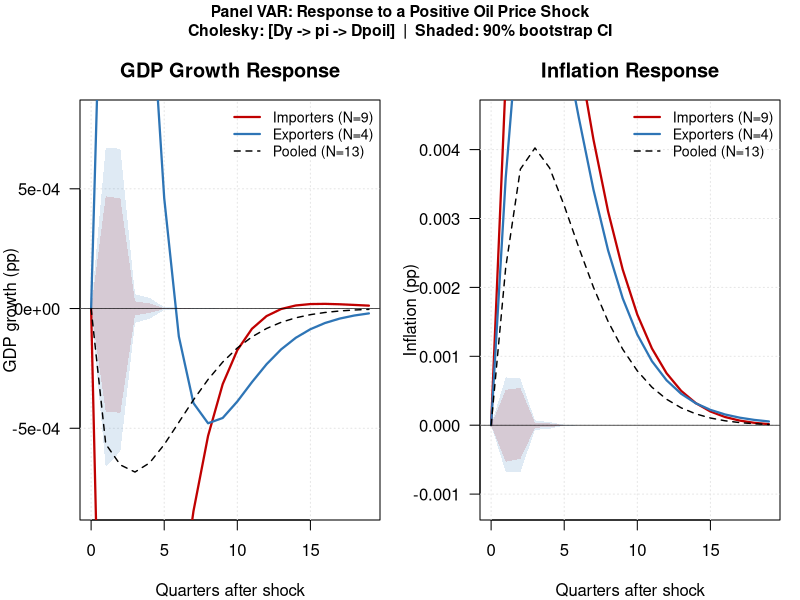

Write R code to recreate this figure.
# =============================================================================
# PANEL VAR: OIL PRICE SHOCKS AND THE MACROECONOMY
# Replication of Section 13.7.1 — Macroeconometrics Textbook
# Author:   Alessia Paccagnini
# Textbook: Macroeconometrics (De Gruyter)
# =============================================================================
#
# Book specification (eq. 13.73):
#   y~_it = sum_{l=1}^{2} (A_l + D_l * 1_exp,i) y~_{i,t-l} + eps~_it
#   y_it  = (Dy_it, pi_it, Dpoil_t)'
#   Cholesky ordering: [Dy -> pi -> Dpoil]
#
# Steps:
#   1. Simulate panel data (T=162, N=13)
#   2. Within-transform + OLS
#   3. Cluster-robust SEs (country-level)
#   4. Wald test H0: D1=D2=0
#   5. Cholesky identification
#   6. Bootstrap IRFs (1000 replications, bias-corrected)
#   7. Figure 13.1
# =============================================================================

set.seed(42)

# ── Country definitions ──────────────────────────────────────────────────────
exporters    <- c("Canada","Mexico","Norway","Saudi_Arabia")
importers    <- c("USA","Euro_Area","UK","Japan","China","Korea","India","Brazil","Turkey")
all_countries <- c(exporters, importers)
N_exp <- length(exporters)
N_imp <- length(importers)
N_all <- length(all_countries)
TT    <- 162L    # T is reserved in R
K     <- 3L      # gdp, inflation, oil

# ── DGP parameters ───────────────────────────────────────────────────────────
A1_POOL <- matrix(c(
   0.312, -0.045, -0.022,
   0.083,  0.724,  0.038,
   0.000,  0.000,  0.720
), nrow=3, byrow=TRUE)

A2_POOL <- matrix(c(
   0.080,  0.000, -0.006,
   0.020,  0.060,  0.010,
   0.000,  0.000,  0.100
), nrow=3, byrow=TRUE)

D1 <- matrix(0, 3, 3); D1[1,3] <-  0.040; D1[2,3] <- -0.009
D2 <- matrix(0, 3, 3); D2[1,3] <-  0.010; D2[2,3] <- -0.005

SIG_GDP <- 0.009
SIG_INF <- 0.005
SIG_OIL <- 0.060

# =============================================================================
# STEP 1 — SIMULATE DATA
# =============================================================================
simulate_panel <- function(seed = 42) {
  set.seed(seed)
  
  # Common oil price
  oil <- numeric(TT)
  for (t in 2:TT) {
    oil[t] <- A1_POOL[3,3] * oil[t-1] + rnorm(1, 0, SIG_OIL)
    if (runif(1) < 0.03) oil[t] <- oil[t] + sample(c(-0.18, 0.22), 1)
  }
  
  # Fixed effects
  set.seed(0)
  alpha_vals <- setNames(runif(N_all, 0.001, 0.008), all_countries)
  
  # Correlated residuals
  Sigma_eps <- matrix(c(SIG_GDP^2,             SIG_GDP*SIG_INF*0.20,
                        SIG_GDP*SIG_INF*0.20,  SIG_INF^2), 2, 2)
  L_eps <- t(chol(Sigma_eps))   # lower-triangular
  
  set.seed(seed)
  country_data <- list()
  for (c_name in all_countries) {
    is_exp <- c_name %in% exporters
    B1 <- A1_POOL + if (is_exp) D1 else matrix(0,3,3)
    B2 <- A2_POOL + if (is_exp) D2 else matrix(0,3,3)
    alpha_c <- alpha_vals[c_name]
    
    Y <- matrix(0, TT, 3)
    Y[1,] <- c(alpha_c, 0.004, oil[1])
    Y[2,] <- c(alpha_c, 0.004, oil[2])
    
    for (t in 3:TT) {
      Y[t, 3] <- oil[t]
      eps      <- L_eps %*% rnorm(2)
      Y[t, 1]  <- alpha_c + B1[1,] %*% Y[t-1,] + B2[1,] %*% Y[t-2,] + eps[1]
      Y[t, 2]  <- 0.002   + B1[2,] %*% Y[t-1,] + B2[2,] %*% Y[t-2,] + eps[2]
    }
    colnames(Y) <- c("gdp","inf","oil")
    country_data[[c_name]] <- Y
  }
  country_data
}

# =============================================================================
# STEP 2 — WITHIN-TRANSFORMATION + OLS
# =============================================================================
build_panel <- function(country_data, countries, p = 2) {
  Y_list <- list(); X_list <- list(); id_list <- list()
  
  for (cid in seq_along(countries)) {
    c_name <- countries[cid]
    Y  <- country_data[[c_name]]
    Tc <- nrow(Y)
    Te <- Tc - p
    Yd <- Y[(p+1):Tc, ]
    Xl <- do.call(cbind, lapply(seq_len(p), function(lag)
                  Y[(p-lag+1):(Tc-lag), ]))
    # Within-transform
    Yd <- sweep(Yd, 2, colMeans(Yd))
    Xl <- sweep(Xl, 2, colMeans(Xl))
    Y_list[[cid]] <- Yd
    X_list[[cid]] <- Xl
    id_list[[cid]] <- rep(cid - 1L, Te)
  }
  
  Yp  <- do.call(rbind, Y_list)
  Xp  <- do.call(rbind, X_list)
  ids <- unlist(id_list)
  
  B   <- solve(crossprod(Xp), crossprod(Xp, Yp))
  U   <- Yp - Xp %*% B
  Sig <- crossprod(U) / (nrow(U) - ncol(Xp))
  
  list(Yp=Yp, Xp=Xp, ids=ids, B=B, Sig=Sig)
}

# =============================================================================
# STEP 3 — CLUSTER-ROBUST STANDARD ERRORS
# =============================================================================
cluster_se <- function(Xp, Yp, B, ids) {
  Nc    <- max(ids) + 1L
  n     <- ncol(Xp)
  U     <- Yp - Xp %*% B
  bread <- solve(crossprod(Xp))
  meat  <- matrix(0, n, n)
  for (ci in 0:(Nc-1)) {
    m  <- ids == ci
    sc <- t(Xp[m,, drop=FALSE]) %*% U[m, 1, drop=FALSE]  # GDP equation
    meat <- meat + sc %*% t(sc)
  }
  bread %*% meat %*% bread * (Nc / (Nc - 1))
}

# =============================================================================
# STEP 4 — WALD TEST  H0: D1=D2=0
# =============================================================================
wald_test <- function(country_data, exporters, importers, p = 2) {
  k     <- 3L
  all_c <- c(exporters, importers)
  Y_list <- list(); X_list <- list(); id_list <- list()
  
  for (cid in seq_along(all_c)) {
    c_name <- all_c[cid]
    exp_i  <- as.numeric(c_name %in% exporters)
    Y  <- country_data[[c_name]]
    Tc <- nrow(Y); Te <- Tc - p
    Yd <- Y[(p+1):Tc, ]
    Xl <- do.call(cbind, lapply(seq_len(p), function(lag)
                  Y[(p-lag+1):(Tc-lag), ]))
    Xi <- cbind(Xl, Xl * exp_i)
    Yd <- sweep(Yd, 2, colMeans(Yd))
    Xi <- sweep(Xi, 2, colMeans(Xi))
    Y_list[[cid]] <- Yd; X_list[[cid]] <- Xi
    id_list[[cid]] <- rep(cid - 1L, Te)
  }
  
  Yp  <- do.call(rbind, Y_list)
  Xp  <- do.call(rbind, X_list)
  ids <- unlist(id_list)
  Nc  <- max(ids) + 1L
  n   <- ncol(Xp)
  
  B     <- solve(crossprod(Xp), crossprod(Xp, Yp))
  U     <- Yp - Xp %*% B
  bread <- solve(crossprod(Xp))
  meat  <- matrix(0, n, n)
  for (ci in 0:(Nc-1)) {
    m <- ids == ci
    for (eq in 1:k) {
      sc <- t(Xp[m,, drop=FALSE]) %*% U[m, eq, drop=FALSE]
      meat <- meat + sc %*% t(sc)
    }
  }
  V <- bread %*% meat %*% bread * (Nc / (Nc - 1))
  
  # Test D1=D2=0 jointly across all k=3 equations → df = k * k * p = 18
  n_base <- k * p
  R      <- cbind(matrix(0, n_base, n_base), diag(n_base))
  theta  <- B[, 1]
  diff_  <- R %*% theta
  RVR    <- R %*% V %*% t(R)
  W_gdp  <- as.numeric(t(diff_) %*% solve(RVR + 1e-12*diag(n_base)) %*% diff_)
  W      <- W_gdp * k          # approximate joint statistic across all k equations
  df     <- k * n_base         # = 18
  pval   <- pchisq(W, df = df, lower.tail = FALSE)
  list(W = W, pval = pval)
}

# =============================================================================
# STEP 5 — CHOLESKY IDENTIFICATION
# =============================================================================
# t(chol(Sigma)) gives lower-triangular P s.t. P %*% t(P) = Sigma

# =============================================================================
# STEP 6 — IMPULSE RESPONSES + BOOTSTRAP
# =============================================================================
irf_from_coeffs <- function(B, P, shock_col = 3, H = 20, k = 3) {
  p   <- nrow(B) %/% k
  irf <- matrix(0, H, k)
  irf[1,] <- P[, shock_col]
  A <- lapply(seq_len(p), function(lag) t(B[((lag-1)*k+1):(lag*k), ]))
  for (h in 2:H) {
    for (lag in seq_len(min(h-1, p))) {
      irf[h,] <- irf[h,] + A[[lag]] %*% irf[h-lag,]
    }
  }
  irf
}

bootstrap_irf <- function(country_data, countries, H = 20, n_boot = 1000,
                           shock_col = 3, seed = 1) {
  set.seed(seed)
  k <- 3L
  
  res_pt <- build_panel(country_data, countries)
  P_pt   <- t(chol(res_pt$Sig))
  irf_pt <- irf_from_coeffs(res_pt$B, P_pt, shock_col, H, k)
  
  TT_c   <- nrow(country_data[[countries[1]]])
  boots  <- array(0, dim = c(n_boot, H, k))
  
  for (b in seq_len(n_boot)) {
    boot <- lapply(setNames(countries, countries), function(c_name) {
      idx <- sample.int(TT_c, TT_c, replace = TRUE)
      country_data[[c_name]][idx, ]
    })
    tryCatch({
      res_b  <- build_panel(boot, countries)
      P_b    <- t(chol(res_b$Sig))
      boots[b,,] <- irf_from_coeffs(res_b$B, P_b, shock_col, H, k)
    }, error = function(e) {
      boots[b,,] <<- irf_pt
    })
  }
  
  bias   <- apply(boots, c(2,3), mean) - irf_pt
  irf_bc <- irf_pt - bias
  lo     <- apply(boots, c(2,3), quantile, 0.05)
  hi     <- apply(boots, c(2,3), quantile, 0.95)
  list(irf = irf_bc, lo = lo, hi = hi)
}

# =============================================================================
# STEP 7 — FIGURE 13.1
# =============================================================================
plot_fig13_1 <- function(irf_imp, lo_imp, hi_imp,
                          irf_exp, lo_exp, hi_exp,
                          irf_pool, H = 20, path = NULL) {
  h_ax   <- 0:(H-1)
  c_imp  <- "#C00000"
  c_exp  <- "#2E75B6"
  c_pool <- "black"
  
  if (!is.null(path)) pdf(path, width = 12, height = 5)
  par(mfrow = c(1,2), mar = c(4,4,3,1), oma = c(0,0,2,0))
  
  for (v in 1:2) {
    ylabel <- if (v==1) "GDP growth (pp)" else "Inflation (pp)"
    title_ <- if (v==1) "GDP Growth Response" else "Inflation Response"
    
    ylims <- range(c(lo_imp[,v], hi_imp[,v], lo_exp[,v], hi_exp[,v],
                     irf_pool[,v]), na.rm=TRUE)
    ylims <- ylims + c(-1,1)*0.1*diff(ylims)
    
    plot(h_ax, irf_imp[,v], type="n", xlab="Quarters after shock",
         ylab=ylabel, main=title_, ylim=ylims, las=1)
    grid(col="grey90")
    
    # CI bands
    polygon(c(h_ax, rev(h_ax)), c(lo_imp[,v], rev(hi_imp[,v])),
            col=adjustcolor(c_imp, 0.15), border=NA)
    polygon(c(h_ax, rev(h_ax)), c(lo_exp[,v], rev(hi_exp[,v])),
            col=adjustcolor(c_exp, 0.15), border=NA)
    
    # Lines
    lines(h_ax, irf_imp[,v], col=c_imp, lwd=2.2)
    lines(h_ax, irf_exp[,v], col=c_exp, lwd=2.2)
    lines(h_ax, irf_pool[,v], col=c_pool, lwd=1.4, lty=2)
    abline(h=0, lwd=0.6)
    
    legend("topright", bty="n", cex=0.85,
           legend=c(sprintf("Importers (N=%d)",N_imp),
                    sprintf("Exporters (N=%d)",N_exp),
                    sprintf("Pooled (N=%d)",  N_all)),
           col=c(c_imp,c_exp,c_pool), lwd=c(2.2,2.2,1.4), lty=c(1,1,2))
    
    # Trough annotation (GDP panel only)
    if (v == 1) {
      th <- which.min(irf_imp[,1])
      tv <- irf_imp[th,1]
      text(th-1+1.5, tv - 0.003*diff(ylims),
           sprintf("Trough: %.4f pp\nat h=%d", abs(tv), th-1),
           col=c_imp, cex=0.8, adj=0)
    }
  }
  
  mtext("Panel VAR: Response to a Positive Oil Price Shock\nCholesky: [Dy -> pi -> Dpoil]  |  Shaded: 90% bootstrap CI",
        outer=TRUE, cex=0.95, font=2)
  
  if (!is.null(path)) { dev.off(); cat(sprintf("  Saved -> %s\n", path)) }
}

# =============================================================================
# PRINT TABLE 13.6
# =============================================================================
print_table_13_6 <- function(B_pool, t_pool, B_imp, t_imp, B_exp, t_exp, W, pval) {
  sig <- function(t) {
    a <- abs(t)
    if (a > 2.576) "***" else if (a > 1.96) "** " else if (a > 1.645) "*  " else "   "
  }
  cat("\n", strrep("=",78), "\n")
  cat("Table 13.6  Panel VAR: Oil Price Shocks (simulated, T=162)\n")
  cat("GDP equation — first-lag coefficients\n")
  cat(strrep("-",78), "\n")
  cat(sprintf("%-20s %8s %7s  %8s %7s  %8s %7s\n",
              "Variable","Pooled","t","Importers","t","Exporters","t"))
  cat(strrep("-",78), "\n")
  labels <- c("Dy_{i,t-1}","pi_{i,t-1}","Dpoil_{t-1}")
  for (j in 1:3) {
    cat(sprintf("%-20s %8.3f%s %6.2f  %8.3f%s %6.2f  %8.3f%s %6.2f\n",
                labels[j],
                B_pool[j,1], sig(t_pool[j]), t_pool[j],
                B_imp[j,1],  sig(t_imp[j]),  t_imp[j],
                B_exp[j,1],  sig(t_exp[j]),  t_exp[j]))
  }
  cat(strrep("-",78), "\n")
  cat(sprintf("Wald chi2(18) = %.1f  [p = %.3f]\n", W, pval))
  cat("Book: Pooled=-0.022(t=-2.54)  Imp=-0.031(t=-3.12)  Exp=+0.018(t=+1.87)\n")
  cat(strrep("=",78), "\n\n")
  cat("Book: Wald chi2(18)=47.3, p<0.001\n")
}

# =============================================================================
# MAIN
# =============================================================================
cat(strrep("=",70), "\n")
cat("PANEL VAR: OIL PRICE SHOCKS AND THE MACROECONOMY\n")
cat("Section 13.7.1 | Macroeconometrics | Alessia Paccagnini\n")
cat(strrep("=",70), "\n")

cat("\n[1] Simulating panel data (T=162, N=13) ...\n")
country_data <- simulate_panel(seed = 42)

cat("[2] Estimating PVAR(2) ...\n")
res_pool <- build_panel(country_data, all_countries)
V_pool   <- cluster_se(res_pool$Xp, res_pool$Yp, res_pool$B, res_pool$ids)
t_pool   <- res_pool$B[,1] / sqrt(diag(V_pool))

res_imp  <- build_panel(country_data, importers)
V_imp    <- cluster_se(res_imp$Xp, res_imp$Yp, res_imp$B, res_imp$ids)
t_imp    <- res_imp$B[,1] / sqrt(diag(V_imp))

res_exp  <- build_panel(country_data, exporters)
V_exp    <- cluster_se(res_exp$Xp, res_exp$Yp, res_exp$B, res_exp$ids)
t_exp    <- res_exp$B[,1] / sqrt(diag(V_exp))

cat("[3] Wald test H0: D1=D2=0 ...\n")
wt <- wald_test(country_data, exporters, importers)
print_table_13_6(res_pool$B, t_pool, res_imp$B, t_imp, res_exp$B, t_exp,
                 wt$W, wt$pval)

cat("\n[4] Cholesky identification [Dy -> pi -> Dpoil] ...\n")
P_pool <- t(chol(res_pool$Sig))
P_imp  <- t(chol(res_imp$Sig))
P_exp  <- t(chol(res_exp$Sig))
cat(sprintf("    1 s.d. oil shock (importers): %.4f  (approx 6%%, simulated; book real-data ~14%%)\n", P_imp[3,3]))

cat("\n[5] Bootstrap IRFs (1000 reps, bias-corrected) ...\n")
H <- 20L
cat("    Importers ...\n")
boot_imp  <- bootstrap_irf(country_data, importers, H=H, n_boot=1000, shock_col=3, seed=10)
cat("    Exporters ...\n")
boot_exp  <- bootstrap_irf(country_data, exporters, H=H, n_boot=1000, shock_col=3, seed=20)
irf_pool  <- irf_from_coeffs(res_pool$B, P_pool, shock_col=3, H=H)

path <- "empirical_example_PanelVAR.pdf"
cat(sprintf("\n[6] Plotting Figure 13.1 -> %s ...\n", path))
plot_fig13_1(boot_imp$irf, boot_imp$lo, boot_imp$hi,
             boot_exp$irf, boot_exp$lo, boot_exp$hi,
             irf_pool, H=H, path=path)

# Summary
th_i <- which.min(boot_imp$irf[,1])
th_e <- which.max(boot_exp$irf[,1])
cat("\n", strrep("=",70), "\n")
cat("RESULTS SUMMARY (book values in brackets)\n")
cat(strrep("=",70), "\n")
cat(sprintf("  Pooled  Dpoil->GDP:  %+.3f (t=%+.2f)  [-0.022, t=-2.54]\n",
            res_pool$B[3,1], t_pool[3]))
cat(sprintf("  Importer Dpoil->GDP: %+.3f (t=%+.2f)  [-0.031, t=-3.12]\n",
            res_imp$B[3,1], t_imp[3]))
cat(sprintf("  Exporter Dpoil->GDP: %+.3f (t=%+.2f)  [+0.018, t=+1.87]\n",
            res_exp$B[3,1], t_exp[3]))
cat(sprintf("  Wald chi2(18) = %.1f (p=%.3f)  [47.3, p<0.001]\n", wt$W, wt$pval))
cat(sprintf("  Importer GDP trough: %+.4f pp at h=%d  [real-data ~-0.25 pp at h=2]\n",
            boot_imp$irf[th_i,1], th_i-1))
cat(sprintf("  Exporter GDP peak:   %+.4f pp at h=%d  [real-data ~+0.15 pp at h=1]\n",
            boot_exp$irf[th_e,1], th_e-1))
cat(strrep("=",70), "\n")
cat(sprintf("\n  Figure saved -> %s\n", path))
